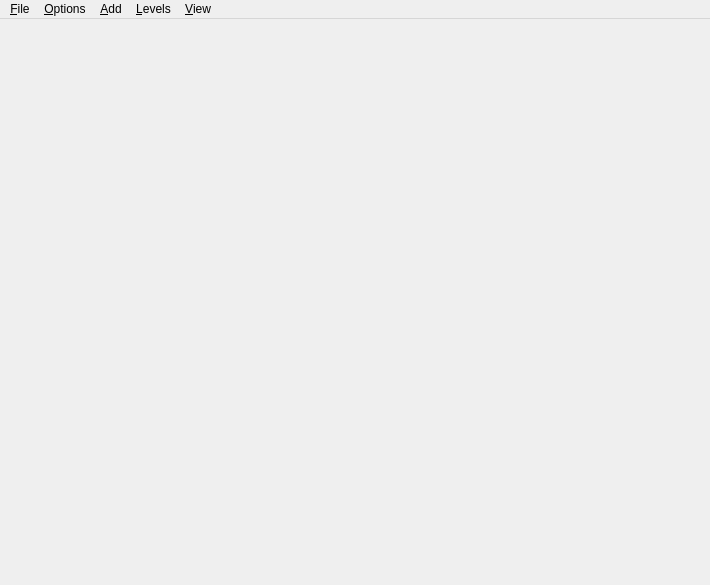
<?xml version="1.0" encoding="UTF-8"?>
<ui version="4.0">
 <class>MainWindow</class>
 <widget class="QMainWindow" name="MainWindow">
  <property name="geometry">
   <rect>
    <x>0</x>
    <y>0</y>
    <width>710</width>
    <height>585</height>
   </rect>
  </property>
  <property name="sizePolicy">
   <sizepolicy hsizetype="Expanding" vsizetype="Expanding">
    <horstretch>0</horstretch>
    <verstretch>0</verstretch>
   </sizepolicy>
  </property>
  <property name="windowTitle">
   <string>Steering Behaviors - Another Big Shoal</string>
  </property>
  <widget class="QWidget" name="centralWidget">
   <layout class="QHBoxLayout" name="horizontalLayout">
    <item>
     <widget class="GLWidget" name="widget" native="true">
      <property name="sizePolicy">
       <sizepolicy hsizetype="Expanding" vsizetype="Expanding">
        <horstretch>0</horstretch>
        <verstretch>0</verstretch>
       </sizepolicy>
      </property>
      <property name="mouseTracking">
       <bool>false</bool>
      </property>
      <property name="contextMenuPolicy">
       <enum>Qt::CustomContextMenu</enum>
      </property>
     </widget>
    </item>
   </layout>
  </widget>
  <widget class="QMenuBar" name="menuBar">
   <property name="enabled">
    <bool>true</bool>
   </property>
   <property name="geometry">
    <rect>
     <x>0</x>
     <y>0</y>
     <width>710</width>
     <height>19</height>
    </rect>
   </property>
   <widget class="QMenu" name="menu_File">
    <property name="enabled">
     <bool>true</bool>
    </property>
    <property name="title">
     <string>&amp;File</string>
    </property>
    <addaction name="action_New"/>
    <addaction name="action_Quit"/>
    <addaction name="separator"/>
   </widget>
   <widget class="QMenu" name="menu_Options">
    <property name="enabled">
     <bool>true</bool>
    </property>
    <property name="title">
     <string>&amp;Options</string>
    </property>
    <addaction name="action_Weighted_Sum"/>
    <addaction name="action_Prioritized"/>
    <addaction name="action_Dithered"/>
    <addaction name="action_Smoothing"/>
   </widget>
   <widget class="QMenu" name="menu_View">
    <property name="title">
     <string>&amp;Add</string>
    </property>
    <addaction name="action_Obstacles"/>
    <addaction name="action_Walls"/>
   </widget>
   <widget class="QMenu" name="menu_Levels">
    <property name="title">
     <string>&amp;Levels</string>
    </property>
    <addaction name="action_Adjust_Levels"/>
   </widget>
   <widget class="QMenu" name="menu_View_2">
    <property name="title">
     <string>&amp;View</string>
    </property>
    <addaction name="action_Wander_Circle"/>
    <addaction name="action_Detection_Box"/>
    <addaction name="action_Steering_Force"/>
    <addaction name="actionFeelers"/>
    <addaction name="action_Path"/>
   </widget>
   <addaction name="menu_File"/>
   <addaction name="menu_Options"/>
   <addaction name="menu_View"/>
   <addaction name="menu_Levels"/>
   <addaction name="menu_View_2"/>
  </widget>
  <action name="action_Quit">
   <property name="enabled">
    <bool>true</bool>
   </property>
   <property name="text">
    <string>&amp;Quit</string>
   </property>
  </action>
  <action name="action_Weighted_Sum">
   <property name="checkable">
    <bool>true</bool>
   </property>
   <property name="text">
    <string>&amp;Weighted Sum</string>
   </property>
  </action>
  <action name="action_Prioritized">
   <property name="checkable">
    <bool>true</bool>
   </property>
   <property name="text">
    <string>&amp;Prioritized</string>
   </property>
  </action>
  <action name="action_Dithered">
   <property name="checkable">
    <bool>true</bool>
   </property>
   <property name="text">
    <string>&amp;Dithered</string>
   </property>
  </action>
  <action name="action_Obstacles">
   <property name="checkable">
    <bool>true</bool>
   </property>
   <property name="text">
    <string>&amp;Obstacles</string>
   </property>
  </action>
  <action name="action_Walls">
   <property name="checkable">
    <bool>true</bool>
   </property>
   <property name="text">
    <string>&amp;Walls</string>
   </property>
  </action>
  <action name="action_Keys">
   <property name="checkable">
    <bool>true</bool>
   </property>
   <property name="text">
    <string>&amp;Keys</string>
   </property>
  </action>
  <action name="action_FPS">
   <property name="checkable">
    <bool>true</bool>
   </property>
   <property name="text">
    <string>&amp;FPS</string>
   </property>
  </action>
  <action name="action_Smoothing">
   <property name="checkable">
    <bool>true</bool>
   </property>
   <property name="text">
    <string>&amp;Smoothing</string>
   </property>
  </action>
  <action name="action_New">
   <property name="text">
    <string>&amp;New</string>
   </property>
  </action>
  <action name="action_Adjust_Levels">
   <property name="text">
    <string>&amp;Adjust Levels</string>
   </property>
  </action>
  <action name="action_Wander_Circle">
   <property name="checkable">
    <bool>true</bool>
   </property>
   <property name="text">
    <string>&amp;Wander Circle</string>
   </property>
  </action>
  <action name="action_Detection_Box">
   <property name="checkable">
    <bool>true</bool>
   </property>
   <property name="text">
    <string>&amp;Detection Box</string>
   </property>
  </action>
  <action name="action_Steering_Force">
   <property name="checkable">
    <bool>true</bool>
   </property>
   <property name="text">
    <string>&amp;Steering Force</string>
   </property>
  </action>
  <action name="actionFeelers">
   <property name="checkable">
    <bool>true</bool>
   </property>
   <property name="text">
    <string>&amp;Feelers</string>
   </property>
  </action>
  <action name="action_Path">
   <property name="checkable">
    <bool>true</bool>
   </property>
   <property name="text">
    <string>&amp;Path</string>
   </property>
  </action>
 </widget>
 <layoutdefault spacing="6" margin="11"/>
 <customwidgets>
  <customwidget>
   <class>GLWidget</class>
   <extends>QWidget</extends>
   <header>glwidget.h</header>
   <container>1</container>
  </customwidget>
 </customwidgets>
 <resources/>
 <connections/>
</ui>
